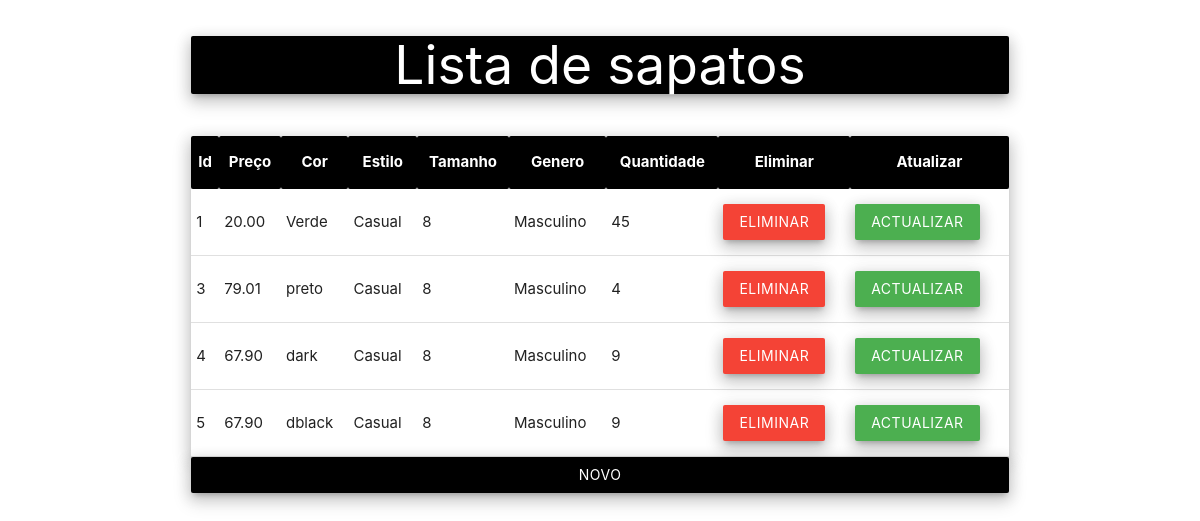
The app's page /zapatoPHP18/index.php with its own data.
### tables this page shows
CREATE TABLE `dbozapato` (
  `id_zapato` int(11) NOT NULL,
  `precio` decimal(18,2) NOT NULL,
  `color` varchar(45) NOT NULL,
  `id_estilo` int(11) NOT NULL,
  `id_talla` int(11) NOT NULL,
  `id_genero` int(11) NOT NULL,
  `cantidad` int(11) NOT NULL
);

CREATE TABLE `dboestilo` (
  `id_estilo` int(11) NOT NULL,
  `estilo` varchar(45) NOT NULL
);

CREATE TABLE `dbotalla` (
  `id_talla` int(11) NOT NULL,
  `talla` varchar(45) NOT NULL
);

CREATE TABLE `dbogenero` (
  `id_genero` int(11) NOT NULL,
  `genero` varchar(100) NOT NULL
);

### zapatoPHP18/Controller/control.php (called while the page is built, shortened)
<?php
include "Model/zapato.php";
class control{
    public function __construct(){
        $this->MODEL = new zapato();
    }
    public function index(){
       include_once 'View/home.php';
    }
}
?>

### zapatoPHP18/Config/conexion.php (called while the page is built)
<?php
 class conexion{
    public static function conectar(){
        $x = new PDO("mysql: host=localhost; dbname=zapato; charset=utf8","root","");
        $x->setAttribute(PDO::ATTR_ERRMODE, PDO::ERRMODE_EXCEPTION);
        return $x;
    }
 }
?>

### zapatoPHP18/Model/zapato.php (called while the page is built, shortened)
<?php
class zapato{
    public $CNX;
    public function __construct(){
        try{
          $this->CNX = conexion::conectar();
        } catch (Exception $e) {
          die($e->getMessage());
        }
    }
    public function listar(){
        try{
          $query = " SELECT z.id_zapato,z.precio,z.color,e.estilo,t.talla,g.genero,z.cantidad FROM dbozapato z INNER JOIN dboestilo e on z.id_estilo = e.id_estilo
          INNER JOIN dbotalla t on z.id_talla = t.id_talla INNER JOIN dbogenero g on z.id_genero = g.id_genero ";
          $smt = $this->CNX->prepare($query);
          $smt->execute();
          return $smt->fetchAll(PDO::FETCH_OBJ);
        } catch(Exception $e){
          die($e->getMessage());
        }
    }
}
?>

### zapatoPHP18/View/home.php (the view, shortened to what this page needs)
<!DOCTYPE html>
<html>
<head>
    <link type="text/css" rel="stylesheet" href="Resources/css/materialize.min.css"  media="screen,projection"/>
</head>
<body>
    <div class="container">
        <div class="row">
            <div class="col m12">
               <div class="card black z-depth-3 white-text center-align">
                  <h2>Lista de sapatos</h2>
               </div>
            </div>
        </div>
        <div class="row">
            <div class="col m12">
                <table class ="table-responsive z-depth-3">
                     <tr class="black">
                        <th class="white-text center-align">Id</th>
                        <th class="white-text center-align">Preço</th>
                        <th class="white-text center-align">Cor</th>
                        <th class="white-text center-align">Estilo</th>
                        <th class="white-text center-align">Tamanho</th>
                        <th class="white-text center-align">Genero</th>
                        <th class="white-text center-align">Quantidade</th>
                        <th class="white-text center-align">Eliminar</th>
                        <th class="white-text center-align">Atualizar</th>
                     </tr>
                     <?php foreach ($this->MODEL->listar() as $k) : ?>
                        <tr>
                            <td><?php echo $k->id_zapato; ?></td>
                            <td><?php echo $k->precio; ?></td>
                            <td><?php echo $k->color; ?></td>
                            <td><?php echo $k->estilo; ?></td>
                            <td><?php echo $k->talla; ?></td>
                            <td><?php echo $k->genero; ?></td>
                            <td><?php echo $k->cantidad; ?></td>
                            <td>
                                <a href="?c=eliminar&id=<?php echo $k->id_zapato; ?>" class="btn red z-depth-3" >Eliminar</a>
                            </td>
                            <td>
                                <a href="?c=nuevo&id=<?php echo $k->id_zapato; ?>" class="btn green z-depth-3" >Actualizar</a>
                            </td>
                        </tr>
                     <?php endforeach; ?>
                </table>
                <a href="?c=nuevo" class="btn btn-block black z-depth-3">Novo</a>
            </div>
</body>
</html>

### zapatoPHP18/index.php
<?php
include_once 'Controller/control.php';
include_once 'Config/conexion.php';
$Controller = new control();
if(!isset($_REQUEST['c'])){
    $Controller->index();
}else{
    $action = $_REQUEST['c'];
    call_user_func(array($Controller,$action));
}
?>

### records on screen
dbozapato: id_zapato "1", precio "20.00", color "Verde", id_estilo.estilo "Casual", id_talla.talla "8", id_genero.genero "Masculino", cantidad "45"
dbozapato: id_zapato "3", precio "79.01", color "preto", id_estilo.estilo "Casual", id_talla.talla "8", id_genero.genero "Masculino", cantidad "4"
dbozapato: id_zapato "4", precio "67.90", color "dark", id_estilo.estilo "Casual", id_talla.talla "8", id_genero.genero "Masculino", cantidad "9"
dbozapato: id_zapato "5", precio "67.90", color "dblack", id_estilo.estilo "Casual", id_talla.talla "8", id_genero.genero "Masculino", cantidad "9"
